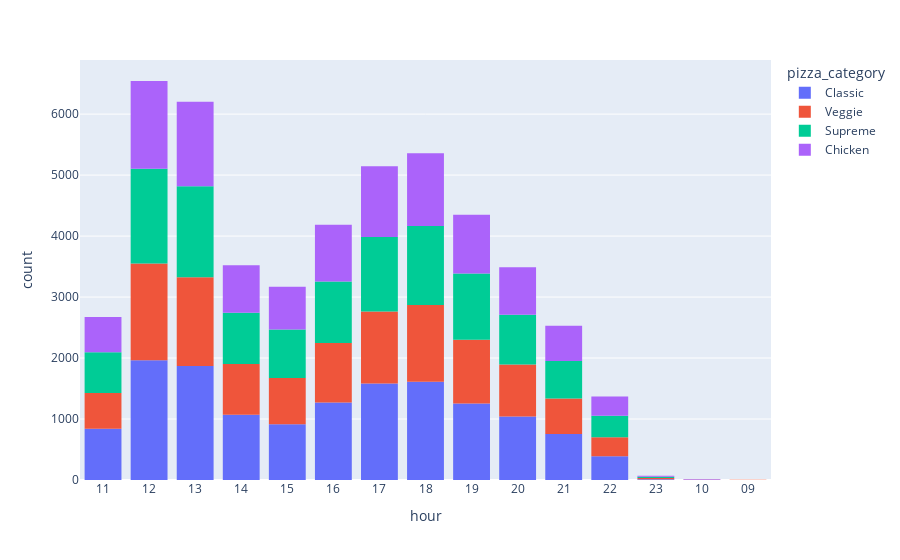

Notebook source saved alongside this figure:
### Code cell
px.histogram(df,x="hour", color='pizza_category')

### Figure 1 — Plotly figure (JSON) as saved in the notebook; plotly's stock layout.template omitted (floating-point values rounded to 4 significant figures; data arrays with more than 128 entries replaced by an {"elided": "..."} marker saying what was removed)
{"data": [{"alignmentgroup": "True", "bingroup": "x", "hovertemplate": "pizza_category=Classic<br>hour=%{x}<br>count=%{y}<extra></extra>", "legendgroup": "Classic", "marker": {"color": "#636efa", "pattern": {"shape": ""}}, "name": "Classic", "offsetgroup": "Classic", "orientation": "v", "showlegend": true, "type": "histogram", "x": {"elided": "14579 str values"}, "xaxis": "x", "yaxis": "y"}, {"alignmentgroup": "True", "bingroup": "x", "hovertemplate": "pizza_category=Veggie<br>hour=%{x}<br>count=%{y}<extra></extra>", "legendgroup": "Veggie", "marker": {"color": "#EF553B", "pattern": {"shape": ""}}, "name": "Veggie", "offsetgroup": "Veggie", "orientation": "v", "showlegend": true, "type": "histogram", "x": {"elided": "11449 str values"}, "xaxis": "x", "yaxis": "y"}, {"alignmentgroup": "True", "bingroup": "x", "hovertemplate": "pizza_category=Supreme<br>hour=%{x}<br>count=%{y}<extra></extra>", "legendgroup": "Supreme", "marker": {"color": "#00cc96", "pattern": {"shape": ""}}, "name": "Supreme", "offsetgroup": "Supreme", "orientation": "v", "showlegend": true, "type": "histogram", "x": {"elided": "11777 str values"}, "xaxis": "x", "yaxis": "y"}, {"alignmentgroup": "True", "bingroup": "x", "hovertemplate": "pizza_category=Chicken<br>hour=%{x}<br>count=%{y}<extra></extra>", "legendgroup": "Chicken", "marker": {"color": "#ab63fa", "pattern": {"shape": ""}}, "name": "Chicken", "offsetgroup": "Chicken", "orientation": "v", "showlegend": true, "type": "histogram", "x": {"elided": "10815 str values"}, "xaxis": "x", "yaxis": "y"}], "layout": {"barmode": "relative", "legend": {"title": {"text": "pizza_category"}, "tracegroupgap": 0}, "margin": {"t": 60}, "xaxis": {"anchor": "y", "domain": [0, 1], "title": {"text": "hour"}}, "yaxis": {"anchor": "x", "domain": [0, 1], "title": {"text": "count"}}}}
